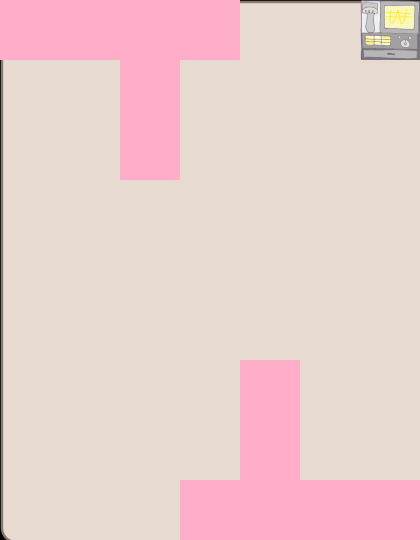

This is a level from a 2D game, rendered from its Tiled map with the project's own tilesets. A one-line summary and the map file follow, with tile-layer data summarised:
An orthogonal 7x9 tile map with 60x60 px tiles, 3 tile layers (background, wall, Items), 3 tilesets and 11 objects (counter, item1, item3, item4, item2, ...).

<map version="1.0" orientation="orthogonal" width="7" height="9" tilewidth="60" tileheight="60">
 <tileset firstgid="1" name="background1" tilewidth="60" tileheight="60">
  <image source="background1.png" width="424" height="544" />
 </tileset>
 <tileset firstgid="64" source="metaset1.tsx" />
 <tileset firstgid="65" name="wall" tilewidth="60" tileheight="60">
  <image source="wall.png" width="120" height="120" />
 </tileset>
 <layer name="background" width="7" height="9">
  <data>[63 cells, 63 non-empty, 63 distinct tile ids]</data>
 </layer>
 <layer name="wall" width="7" height="9">
  <data>[63 cells, 13 non-empty, 4 distinct tile ids]</data>
 </layer>
 <layer name="Items" width="7" height="9">
  <data>[63 cells, 12 non-empty, 1 distinct tile ids]</data>
 </layer>
 <objectgroup name="endPoint" width="7" height="9">
  <object name="counter" x="361" y="1" width="56" height="57" />
 </objectgroup>
 <objectgroup name="items" width="7" height="9">
  <object name="item1" x="300" y="122" width="58" height="56" />
  <object name="item3" x="4" y="244" width="55" height="56" />
  <object name="item4" x="63" y="424" width="56" height="53" />
  <object name="item2" x="182" y="242" width="55" height="53" />
 </objectgroup>
 <objectgroup name="foods" width="7" height="9">
  <object name="food1" x="241" y="61" width="57" height="57" />
  <object name="food2" x="243" y="305" width="54" height="52" />
  <object name="food3" x="59" y="122" width="57" height="56" />
  <object name="food4" x="122" y="422" width="55" height="53" />
  <object name="food5" x="64" y="303" width="54" height="52" />
 </objectgroup>
 <objectgroup name="object" width="7" height="9">
  <object name="character" x="360" y="243" width="58" height="54" />
 </objectgroup>
</map>
